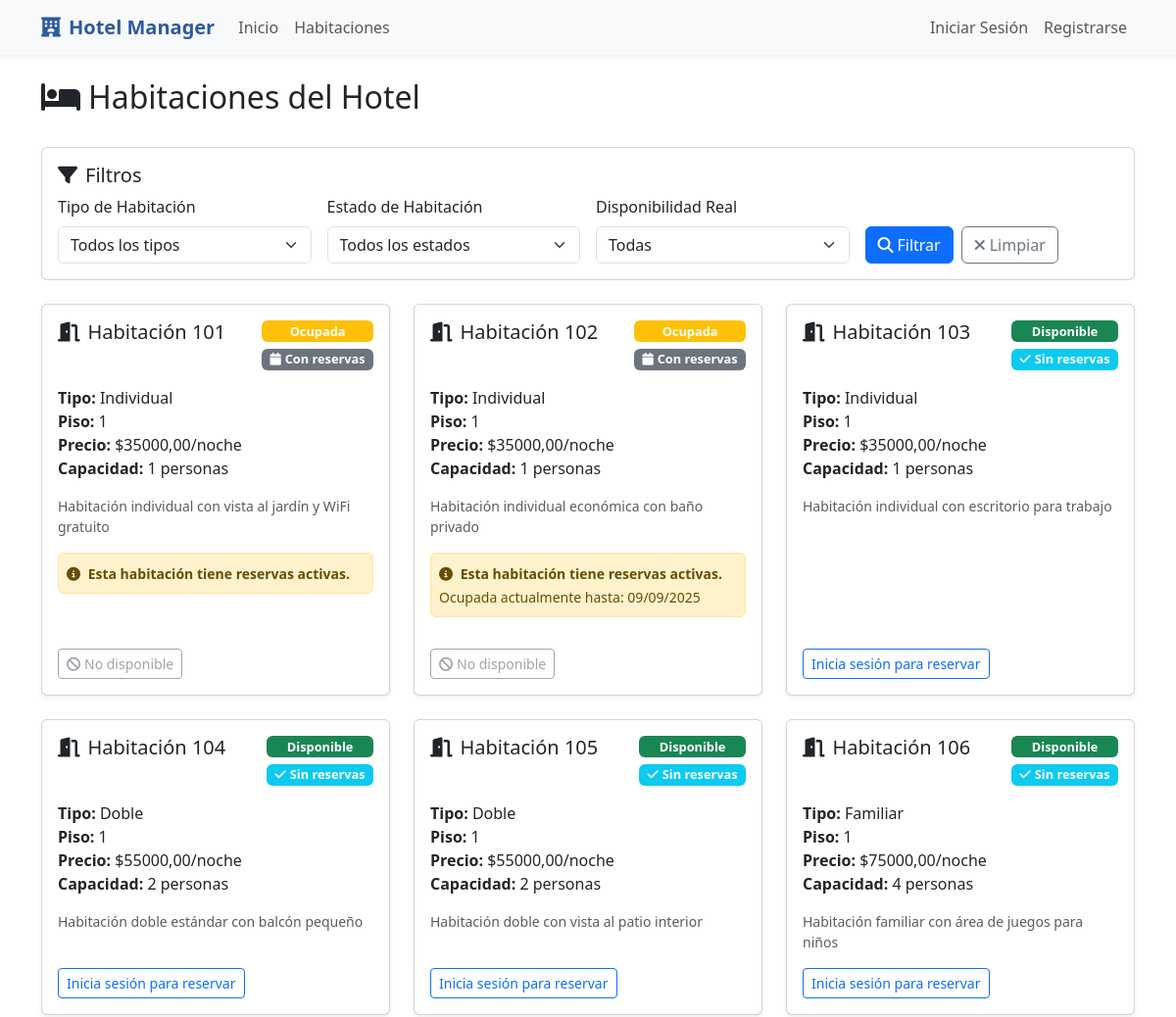
Page /habitaciones/ (upper part) on the earlier database version.
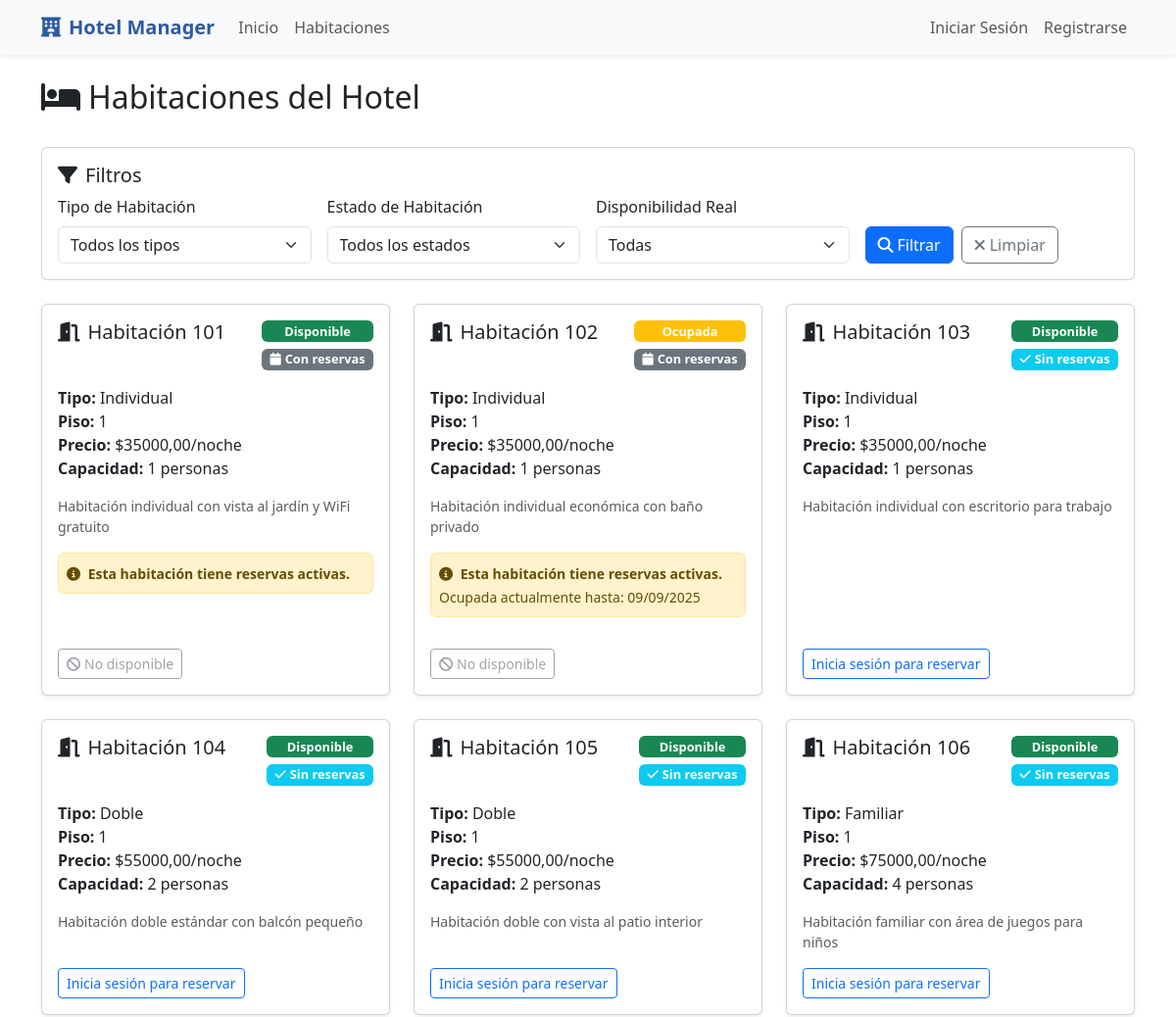
Same page on the later database version.
### hotel/models.py (models this page shows, shortened)
class Habitacion(models.Model):
    ESTADOS = [
        ('disponible', 'Disponible'),
        ('ocupada', 'Ocupada'),
        ('mantenimiento', 'En Mantenimiento'),
    ]
    numero = models.CharField(max_length=10, unique=True)
    tipo = models.ForeignKey(TipoHabitacion, on_delete=models.CASCADE)
    estado = models.CharField(max_length=20, choices=ESTADOS, default='disponible')
    piso = models.IntegerField()
    descripcion = models.TextField(blank=True)
    fecha_creacion = models.DateTimeField(auto_now_add=True)
    def esta_disponible(self, fecha_entrada=None, fecha_salida=None):
        if self.estado != 'disponible':
            return False
        if not fecha_entrada or not fecha_salida:
            reservas_activas = self.reserva_set.filter(
                estado__in=['pendiente', 'confirmada'],
                fecha_salida__gte=date.today()  # Reservas que no han terminado
            )
            return not reservas_activas.exists()
    def reserva_actual(self):
        hoy = date.today()
        return self.reserva_set.filter(
            estado='confirmada',
            fecha_entrada__lte=hoy,
            fecha_salida__gt=hoy
        ).first()
    class Meta:
        verbose_name = "Habitación"
        verbose_name_plural = "Habitaciones"
        ordering = ['numero']

class TipoHabitacion(models.Model):
    TIPOS_HABITACION = [
        ('individual', 'Individual'),
        ('doble', 'Doble'),
        ('suite', 'Suite'),
        ('familiar', 'Familiar'),
    ]
    nombre = models.CharField(max_length=50, choices=TIPOS_HABITACION, unique=True)
    descripcion = models.TextField(blank=True)
    precio_por_noche = models.DecimalField(max_digits=8, decimal_places=2)
    capacidad_maxima = models.IntegerField()
    def __str__(self):
        return self.get_nombre_display()
    class Meta:
        verbose_name = "Tipo de Habitación"
        verbose_name_plural = "Tipos de Habitación"

### hotel/views.py (the view)
# urls.py: path('habitaciones/', views.lista_habitaciones, name='lista_habitaciones'),
def lista_habitaciones(request):
    habitaciones = Habitacion.objects.all().order_by('numero')
    tipos = TipoHabitacion.objects.all()
    tipo_filtro = request.GET.get('tipo')
    estado_filtro = request.GET.get('estado')
    disponibilidad_filtro = request.GET.get('disponibilidad')
    if tipo_filtro:
        habitaciones = habitaciones.filter(tipo__nombre=tipo_filtro)
    if estado_filtro:
        habitaciones = habitaciones.filter(estado=estado_filtro)
    if disponibilidad_filtro == 'disponible':
        habitaciones_filtradas = []
        for habitacion in habitaciones:
            if habitacion.esta_disponible():
                habitaciones_filtradas.append(habitacion)
        habitaciones = habitaciones_filtradas
    elif disponibilidad_filtro == 'reservada':
        habitaciones_filtradas = []
        for habitacion in habitaciones:
            if not habitacion.esta_disponible():
                habitaciones_filtradas.append(habitacion)
        habitaciones = habitaciones_filtradas
    contexto = {
        'habitaciones': habitaciones,
        'tipos': tipos,
        'es_admin': es_administrador(request.user) if request.user.is_authenticated else False,
        'tipo_seleccionado': tipo_filtro,
        'estado_seleccionado': estado_filtro,
        'disponibilidad_seleccionada': disponibilidad_filtro,
    }
    return render(request, 'hotel/habitaciones.html', contexto)

### hotel/templates/hotel/habitaciones.html (shortened to what the changed rows need)
{% extends 'hotel/base.html' %}
{% block contenido %}
<div class="d-flex justify-content-between align-items-center mb-4">
    <h2>
        <i class="fas fa-bed me-2"></i>Habitaciones del Hotel
    </h2>
</div>
<div class="row">
    {% for habitacion in habitaciones %}
        <div class="col-lg-6 col-xl-4 mb-4">
            <div class="card card-habitacion shadow-sm h-100">
                <div class="card-body d-flex flex-column">
                    <div class="d-flex justify-content-between align-items-start mb-3">
                        <h5 class="card-title">
                            <i class="fas fa-door-open me-2"></i>Habitación {{ habitacion.numero }}
                        </h5>
                        <div>
                            <span class="badge {% if habitacion.estado == 'disponible' %}bg-success{% elif habitacion.estado == 'ocupada' %}bg-warning{% else %}bg-danger{% endif %} badge-estado d-block mb-1">
                                {{ habitacion.get_estado_display }}
                            </span>
                            {% if habitacion.esta_disponible %}
                                <span class="badge bg-info badge-estado">
                                    <i class="fas fa-check me-1"></i>Sin reservas
                                </span>
                            {% else %}
                                <span class="badge bg-secondary badge-estado">
                                    <i class="fas fa-calendar me-1"></i>Con reservas
                                </span>
                            {% endif %}
                        </div>
                    </div>
                    <div class="mb-3 flex-grow-1">
                        <p class="card-text">
                            <strong>Tipo:</strong> {{ habitacion.tipo }}<br>
                            <strong>Piso:</strong> {{ habitacion.piso }}<br>
                            <strong>Precio:</strong> ${{ habitacion.tipo.precio_por_noche }}/noche<br>
                            <strong>Capacidad:</strong> {{ habitacion.tipo.capacidad_maxima }} personas
                        </p>
                        {% if habitacion.descripcion %}
                            <p class="card-text text-muted small">{{ habitacion.descripcion|truncatewords:15 }}</p>
                        {% endif %}
                        {% if not habitacion.esta_disponible %}
                            <div class="alert alert-warning alert-sm mt-2 p-2">
                                <small>
                                    <i class="fas fa-info-circle me-1"></i>
                                    <strong>Esta habitación tiene reservas activas.</strong>
                                </small>
                            </div>
                        {% endif %}
                    </div>
                    <div class="mt-auto">
                        {% if habitacion.esta_disponible and user.is_authenticated %}
                            <a href="{% url 'hacer_reserva' habitacion.id %}" class="btn btn-primary btn-sm">
                                <i class="fas fa-calendar-plus me-1"></i>Reservar
                            </a>
                        {% elif not habitacion.esta_disponible %}
                            <button class="btn btn-outline-secondary btn-sm" disabled>
                                <i class="fas fa-ban me-1"></i>No disponible
                            </button>
                        {% elif not user.is_authenticated %}
                            <a href="{% url 'iniciar_sesion' %}" class="btn btn-outline-primary btn-sm">
                                Inicia sesión para reservar
                            </a>
                        {% endif %}
                    </div>
                </div>
            </div>
        </div>
    {% endfor %}
</div>
{% endblock %}

Differences in the rows shown:
changed Habitacion "Habitación individual con vista al jardín y WiFi gratuito": estado "Ocupada" → "Disponible"
